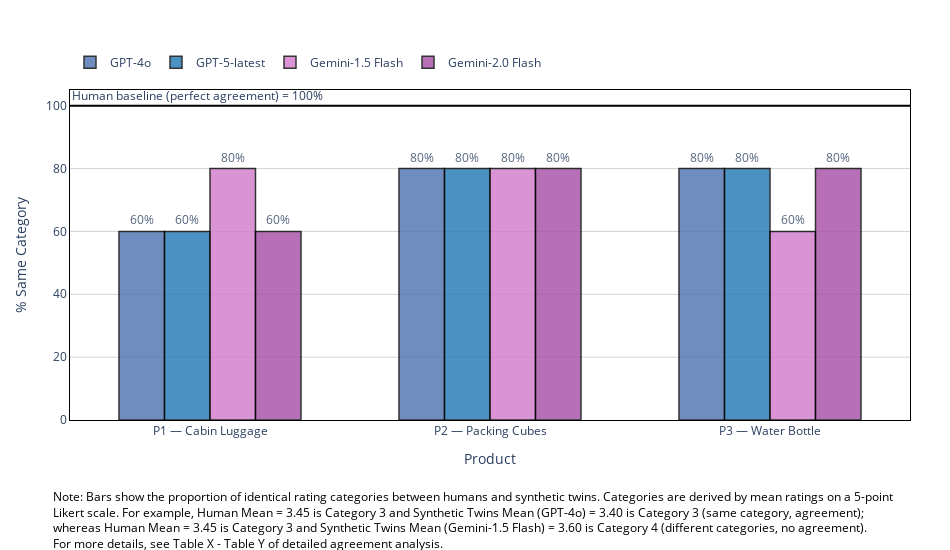

Notebook cell for this chart:
### Code cell
import plotly.graph_objects as go

PRODUCTS = ["P1 — Cabin Luggage", "P2 — Packing Cubes", "P3 — Water Bottle"]

# GPT
gpt4o_same_cat = [60.0, 80.0, 80.0]
gpt5_latest_same_cat = [60.0, 80.0, 80.0]

# Gemini
gemini_1_5_flash_same_cat = [80.0, 80.0, 60.0]
gemini_2_0_flash_same_cat = [60.0, 80.0, 80.0]
gemini_2_5_flash_same_cat = [00.0, 00.0, 00.0]

human_baseline_top = 100.0

fig = go.Figure()

# GPT-4o bars
fig.add_trace(go.Bar(
    x=PRODUCTS,
    y=gpt4o_same_cat,
    name="GPT-4o",
    text=[f"{v:.0f}%" for v in gpt4o_same_cat],
    textposition="outside",
    marker=dict(line=dict(color="black", width=1.5), color="#4C72B0"),
    opacity=0.8,
    textfont=dict(size=12)
))

# GPT-5-latest bars
fig.add_trace(go.Bar(
    x=PRODUCTS,
    y=gpt5_latest_same_cat,
    name="GPT-5-latest",
    text=[f"{v:.0f}%" for v in gpt5_latest_same_cat],
    textposition="outside",
    marker=dict(line=dict(color="black", width=1.5), color="#1F77B4"),
    opacity=0.8,
    textfont=dict(size=12)
))

# Gemini 1.5 Flash bars
fig.add_trace(go.Bar(
    x=PRODUCTS,
    y=gemini_1_5_flash_same_cat,
    name="Gemini-1.5 Flash",
    text=[f"{v:.0f}%" for v in gemini_1_5_flash_same_cat],
    textposition="outside",
    marker=dict(line=dict(color="black", width=1.5), color="#D17ACD"),
    opacity=0.8,
    textfont=dict(size=12)
))

# Gemini 2.0 Flashbars
fig.add_trace(go.Bar(
    x=PRODUCTS,
    y=gemini_2_0_flash_same_cat,
    name="Gemini-2.0 Flash",
    text=[f"{v:.0f}%" for v in gemini_2_0_flash_same_cat],
    textposition="outside",
    marker=dict(line=dict(color="black", width=1.5), color="#A64CA6"),
    opacity=0.8,
    textfont=dict(size=12)
))

# Keep outside texts from being clipped
fig.update_traces(cliponaxis=False)

# Human baseline (100% perfect agreement)
fig.add_hline(
    y=human_baseline_top, 
    line_dash="solid", 
    line_color="black",
    annotation_text="Human baseline (perfect agreement) = 100%",
    annotation_position="top left",
)

# Layout
fig.update_layout(
    xaxis_title="Product",
    yaxis_title="% Same Category",
    yaxis_range=[0, 105],
    bargap=0.35,
    barmode="group",
    plot_bgcolor="white",
    paper_bgcolor="white",
    xaxis=dict(showline=True, linewidth=1, linecolor="black", mirror=True),
    yaxis=dict(showline=True, linewidth=1, linecolor="black", mirror=True, gridcolor="lightgrey"),
    height=550,
    width=950,
    # More breathing room for top labels and bottom footnote
    margin=dict(l=70, r=40, t=90, b=130),
    legend=dict(orientation="h", yanchor="bottom", y=1.04, xanchor="left", x=0)
)

# Footnote — move slightly up and rely on extra bottom margin
fig.add_annotation(
    text=(
        "Note: Bars show the proportion of identical rating categories between humans and synthetic twins. Categories are derived by mean ratings on a 5-point<br>"
        "Likert scale. For example, Human Mean = 3.45 is Category 3 and Synthetic Twins Mean (GPT-4o) = 3.40 is Category 3 (same category, agreement);<br>"
        "whereas Human Mean = 3.45 is Category 3 and Synthetic Twins Mean (Gemini-1.5 Flash) = 3.60 is Category 4 (different categories, no agreement).<br>"
        "For more details, see Table X - Table Y of detailed agreement analysis."
    ),

    xref="paper", yref="paper",
    x=0.48, y=-0.20,
    showarrow=False,
    font=dict(size=12, color="black"),
    align="left",
    xanchor="center",
    yanchor="top"
)

fig

### Figure 1 — Plotly figure (JSON) as saved in the notebook; plotly's stock layout.template omitted (floating-point values rounded to 4 significant figures)
{"data": [{"cliponaxis": false, "marker": {"color": "#4C72B0", "line": {"color": "black", "width": 1.5}}, "name": "GPT-4o", "opacity": 0.8, "text": ["60%", "80%", "80%"], "textfont": {"size": 12}, "textposition": "outside", "type": "bar", "x": ["P1 — Cabin Luggage", "P2 — Packing Cubes", "P3 — Water Bottle"], "y": [60, 80, 80]}, {"cliponaxis": false, "marker": {"color": "#1F77B4", "line": {"color": "black", "width": 1.5}}, "name": "GPT-5-latest", "opacity": 0.8, "text": ["60%", "80%", "80%"], "textfont": {"size": 12}, "textposition": "outside", "type": "bar", "x": ["P1 — Cabin Luggage", "P2 — Packing Cubes", "P3 — Water Bottle"], "y": [60, 80, 80]}, {"cliponaxis": false, "marker": {"color": "#D17ACD", "line": {"color": "black", "width": 1.5}}, "name": "Gemini-1.5 Flash", "opacity": 0.8, "text": ["80%", "80%", "60%"], "textfont": {"size": 12}, "textposition": "outside", "type": "bar", "x": ["P1 — Cabin Luggage", "P2 — Packing Cubes", "P3 — Water Bottle"], "y": [80, 80, 60]}, {"cliponaxis": false, "marker": {"color": "#A64CA6", "line": {"color": "black", "width": 1.5}}, "name": "Gemini-2.0 Flash", "opacity": 0.8, "text": ["60%", "80%", "80%"], "textfont": {"size": 12}, "textposition": "outside", "type": "bar", "x": ["P1 — Cabin Luggage", "P2 — Packing Cubes", "P3 — Water Bottle"], "y": [60, 80, 80]}], "layout": {"annotations": [{"showarrow": false, "text": "Human baseline (perfect agreement) = 100%", "x": 0, "xanchor": "left", "xref": "x domain", "y": 100, "yanchor": "bottom", "yref": "y"}, {"align": "left", "font": {"color": "black", "size": 12}, "showarrow": false, "text": "Note: Bars show the proportion of identical rating categories between humans and synthetic twins. Categories are derived by mean ratings on a 5-point<br>Likert scale. For example, Human Mean = 3.45 is Category 3 and Synthetic Twins Mean (GPT-4o) = 3.40 is Category 3 (same category, agreement);<br>whereas Human Mean = 3.45 is Category 3 and Synthetic Twins Mean (Gemini-1.5 Flash) = 3.60 is Category 4 (different categories, no agreement).<br>For more details, see Table X - Table Y of detailed agreement analysis.", "x": 0.48, "xanchor": "center", "xref": "paper", "y": -0.2, "yanchor": "top", "yref": "paper"}], "bargap": 0.35, "barmode": "group", "height": 550, "legend": {"orientation": "h", "x": 0, "xanchor": "left", "y": 1.04, "yanchor": "bottom"}, "margin": {"b": 130, "l": 70, "r": 40, "t": 90}, "paper_bgcolor": "white", "plot_bgcolor": "white", "shapes": [{"line": {"color": "black", "dash": "solid"}, "type": "line", "x0": 0, "x1": 1, "xref": "x domain", "y0": 100, "y1": 100, "yref": "y"}], "width": 950, "xaxis": {"linecolor": "black", "linewidth": 1, "mirror": true, "showline": true, "title": {"text": "Product"}}, "yaxis": {"gridcolor": "lightgrey", "linecolor": "black", "linewidth": 1, "mirror": true, "range": [0, 105], "showline": true, "title": {"text": "% Same Category"}}}}
